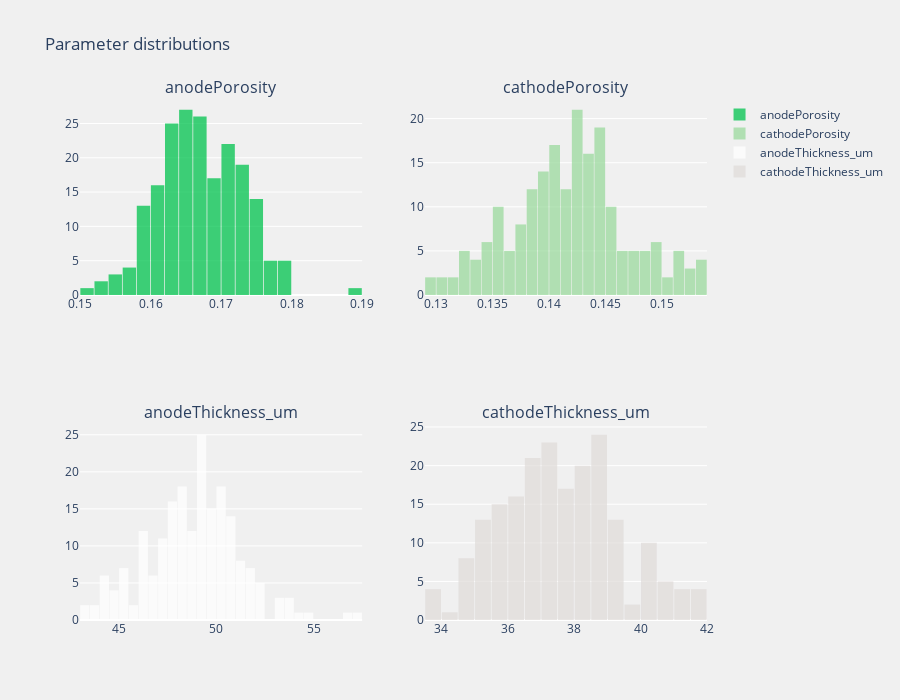

Here is the notebook cell this chart was saved with:
### Markdown cell above
We can visualise the distribution of the samples from design parameter tolernace. This will help us understand the range of possible outcomes from the manufacturing process.

### Code cell
param_keys = [
    "anodePorosity",
    "cathodePorosity",
    "anodeThickness_um",
    "cathodeThickness_um",
]
fig_hist = mc.plot_variation_histograms(
    base_design, changes, param_keys, title="Parameter distributions"
)

### Figure 1 — Plotly figure (JSON) as saved in the notebook; plotly's stock layout.template omitted (floating-point values rounded to 4 significant figures; data arrays with more than 128 entries replaced by an {"elided": "..."} marker saying what was removed)
{"data": [{"marker": {"color": "#00c34e"}, "name": "anodePorosity", "nbinsx": 30, "opacity": 0.75, "type": "histogram", "x": {"elided": "200 float values"}, "xaxis": "x", "yaxis": "y"}, {"marker": {"color": "#9bda9e"}, "name": "cathodePorosity", "nbinsx": 30, "opacity": 0.75, "type": "histogram", "x": {"elided": "200 float values"}, "xaxis": "x2", "yaxis": "y2"}, {"marker": {"color": "#ffffff"}, "name": "anodeThickness_um", "nbinsx": 30, "opacity": 0.75, "type": "histogram", "x": {"elided": "200 float values"}, "xaxis": "x3", "yaxis": "y3"}, {"marker": {"color": "#e0dcda"}, "name": "cathodeThickness_um", "nbinsx": 30, "opacity": 0.75, "type": "histogram", "x": {"elided": "200 float values"}, "xaxis": "x4", "yaxis": "y4"}], "layout": {"annotations": [{"font": {"size": 16}, "showarrow": false, "text": "anodePorosity", "x": 0.225, "xanchor": "center", "xref": "paper", "y": 1, "yanchor": "bottom", "yref": "paper"}, {"font": {"size": 16}, "showarrow": false, "text": "cathodePorosity", "x": 0.775, "xanchor": "center", "xref": "paper", "y": 1, "yanchor": "bottom", "yref": "paper"}, {"font": {"size": 16}, "showarrow": false, "text": "anodeThickness_um", "x": 0.225, "xanchor": "center", "xref": "paper", "y": 0.375, "yanchor": "bottom", "yref": "paper"}, {"font": {"size": 16}, "showarrow": false, "text": "cathodeThickness_um", "x": 0.775, "xanchor": "center", "xref": "paper", "y": 0.375, "yanchor": "bottom", "yref": "paper"}], "bargap": 0.05, "height": 700, "paper_bgcolor": "rgba(240,240,240,1)", "plot_bgcolor": "rgba(240,240,240,1)", "title": {"text": "Parameter distributions"}, "width": 900, "xaxis": {"anchor": "y", "domain": [0, 0.45]}, "xaxis2": {"anchor": "y2", "domain": [0.55, 1]}, "xaxis3": {"anchor": "y3", "domain": [0, 0.45]}, "xaxis4": {"anchor": "y4", "domain": [0.55, 1]}, "yaxis": {"anchor": "x", "domain": [0.625, 1]}, "yaxis2": {"anchor": "x2", "domain": [0.625, 1]}, "yaxis3": {"anchor": "x3", "domain": [0, 0.375]}, "yaxis4": {"anchor": "x4", "domain": [0, 0.375]}}}
